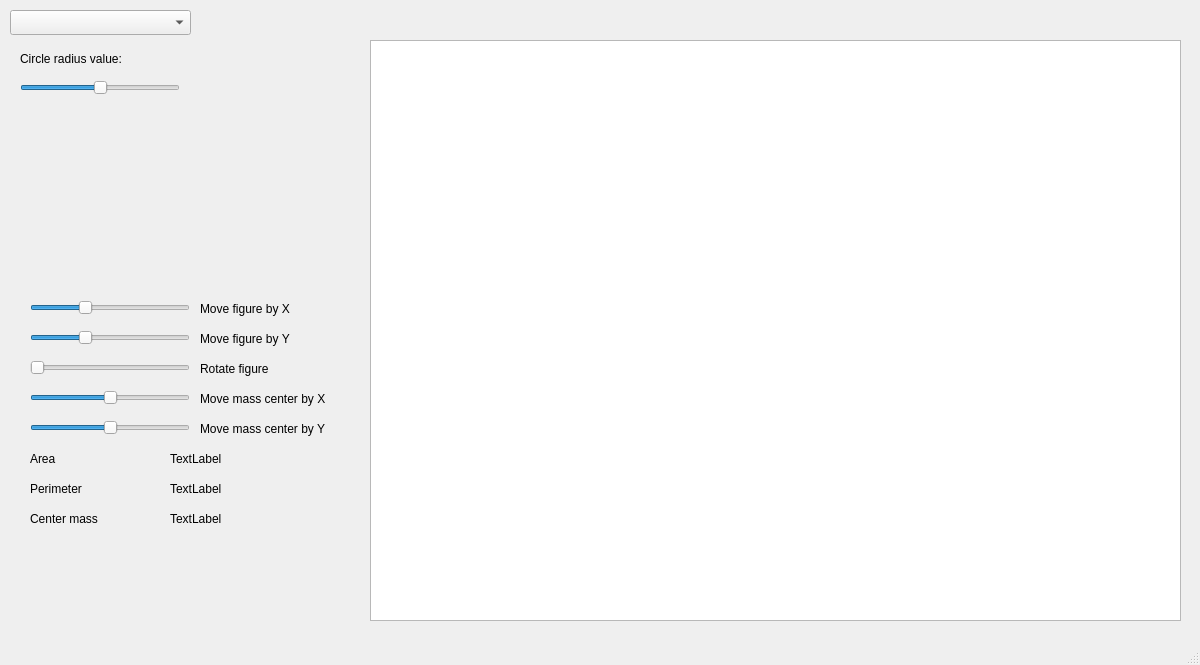
<?xml version="1.0" encoding="UTF-8"?>
<ui version="4.0">
 <class>MainWindow</class>
 <widget class="QMainWindow" name="MainWindow">
  <property name="geometry">
   <rect>
    <x>0</x>
    <y>0</y>
    <width>1200</width>
    <height>665</height>
   </rect>
  </property>
  <property name="windowTitle">
   <string>MainWindow</string>
  </property>
  <widget class="QWidget" name="centralwidget">
   <widget class="QLabel" name="label_8">
    <property name="geometry">
     <rect>
      <x>200</x>
      <y>420</y>
      <width>161</width>
      <height>17</height>
     </rect>
    </property>
    <property name="text">
     <string>Move mass center by Y</string>
    </property>
   </widget>
   <widget class="QLabel" name="label_7">
    <property name="geometry">
     <rect>
      <x>200</x>
      <y>360</y>
      <width>141</width>
      <height>17</height>
     </rect>
    </property>
    <property name="text">
     <string>Rotate figure</string>
    </property>
   </widget>
   <widget class="QSlider" name="horizontalSliderCenterY">
    <property name="geometry">
     <rect>
      <x>30</x>
      <y>420</y>
      <width>160</width>
      <height>16</height>
     </rect>
    </property>
    <property name="minimum">
     <number>-500</number>
    </property>
    <property name="maximum">
     <number>500</number>
    </property>
    <property name="pageStep">
     <number>0</number>
    </property>
    <property name="orientation">
     <enum>Qt::Horizontal</enum>
    </property>
   </widget>
   <widget class="QSlider" name="horizontalSliderMoveY">
    <property name="geometry">
     <rect>
      <x>30</x>
      <y>330</y>
      <width>160</width>
      <height>16</height>
     </rect>
    </property>
    <property name="minimum">
     <number>-500</number>
    </property>
    <property name="maximum">
     <number>1000</number>
    </property>
    <property name="pageStep">
     <number>0</number>
    </property>
    <property name="value">
     <number>0</number>
    </property>
    <property name="orientation">
     <enum>Qt::Horizontal</enum>
    </property>
   </widget>
   <widget class="QLabel" name="label_3">
    <property name="geometry">
     <rect>
      <x>30</x>
      <y>510</y>
      <width>101</width>
      <height>17</height>
     </rect>
    </property>
    <property name="text">
     <string>Center mass</string>
    </property>
   </widget>
   <widget class="QSlider" name="horizontalSliderCenterX">
    <property name="geometry">
     <rect>
      <x>30</x>
      <y>390</y>
      <width>160</width>
      <height>16</height>
     </rect>
    </property>
    <property name="minimum">
     <number>-500</number>
    </property>
    <property name="maximum">
     <number>500</number>
    </property>
    <property name="pageStep">
     <number>0</number>
    </property>
    <property name="orientation">
     <enum>Qt::Horizontal</enum>
    </property>
   </widget>
   <widget class="QGraphicsView" name="graphicsView">
    <property name="geometry">
     <rect>
      <x>370</x>
      <y>40</y>
      <width>811</width>
      <height>581</height>
     </rect>
    </property>
   </widget>
   <widget class="QLabel" name="label_5">
    <property name="geometry">
     <rect>
      <x>200</x>
      <y>330</y>
      <width>121</width>
      <height>17</height>
     </rect>
    </property>
    <property name="text">
     <string>Move figure by Y</string>
    </property>
   </widget>
   <widget class="QLabel" name="CenterMass">
    <property name="geometry">
     <rect>
      <x>170</x>
      <y>510</y>
      <width>66</width>
      <height>17</height>
     </rect>
    </property>
    <property name="text">
     <string>TextLabel</string>
    </property>
   </widget>
   <widget class="QSlider" name="horizontalSliderMoveX">
    <property name="geometry">
     <rect>
      <x>30</x>
      <y>300</y>
      <width>160</width>
      <height>16</height>
     </rect>
    </property>
    <property name="minimum">
     <number>-500</number>
    </property>
    <property name="maximum">
     <number>1000</number>
    </property>
    <property name="pageStep">
     <number>0</number>
    </property>
    <property name="value">
     <number>0</number>
    </property>
    <property name="orientation">
     <enum>Qt::Horizontal</enum>
    </property>
   </widget>
   <widget class="QStackedWidget" name="stackedWidget_2">
    <property name="geometry">
     <rect>
      <x>0</x>
      <y>440</y>
      <width>341</width>
      <height>101</height>
     </rect>
    </property>
    <widget class="QWidget" name="page_2">
     <widget class="QLabel" name="Area">
      <property name="geometry">
       <rect>
        <x>170</x>
        <y>10</y>
        <width>66</width>
        <height>17</height>
       </rect>
      </property>
      <property name="text">
       <string>TextLabel</string>
      </property>
     </widget>
     <widget class="QLabel" name="label">
      <property name="geometry">
       <rect>
        <x>30</x>
        <y>10</y>
        <width>66</width>
        <height>17</height>
       </rect>
      </property>
      <property name="text">
       <string>Area</string>
      </property>
     </widget>
     <widget class="QLabel" name="Perimeter">
      <property name="geometry">
       <rect>
        <x>170</x>
        <y>40</y>
        <width>66</width>
        <height>17</height>
       </rect>
      </property>
      <property name="text">
       <string>TextLabel</string>
      </property>
     </widget>
     <widget class="QLabel" name="label_2">
      <property name="geometry">
       <rect>
        <x>30</x>
        <y>40</y>
        <width>81</width>
        <height>17</height>
       </rect>
      </property>
      <property name="text">
       <string>Perimeter</string>
      </property>
     </widget>
    </widget>
    <widget class="QWidget" name="page_3"/>
   </widget>
   <widget class="QStackedWidget" name="stackedWidget">
    <property name="geometry">
     <rect>
      <x>10</x>
      <y>40</y>
      <width>301</width>
      <height>201</height>
     </rect>
    </property>
    <widget class="QWidget" name="Circle">
     <widget class="QSlider" name="horizontalSliderCircleRadius">
      <property name="geometry">
       <rect>
        <x>10</x>
        <y>40</y>
        <width>160</width>
        <height>16</height>
       </rect>
      </property>
      <property name="maximum">
       <number>200</number>
      </property>
      <property name="pageStep">
       <number>0</number>
      </property>
      <property name="value">
       <number>100</number>
      </property>
      <property name="orientation">
       <enum>Qt::Horizontal</enum>
      </property>
     </widget>
     <widget class="QLabel" name="label_9">
      <property name="geometry">
       <rect>
        <x>10</x>
        <y>10</y>
        <width>161</width>
        <height>17</height>
       </rect>
      </property>
      <property name="text">
       <string>Circle radius value:</string>
      </property>
     </widget>
    </widget>
    <widget class="QWidget" name="Triangle">
     <widget class="QSlider" name="horizontalSliderTriangleA">
      <property name="geometry">
       <rect>
        <x>10</x>
        <y>40</y>
        <width>160</width>
        <height>16</height>
       </rect>
      </property>
      <property name="maximum">
       <number>100</number>
      </property>
      <property name="pageStep">
       <number>0</number>
      </property>
      <property name="value">
       <number>50</number>
      </property>
      <property name="orientation">
       <enum>Qt::Horizontal</enum>
      </property>
     </widget>
     <widget class="QLabel" name="label_22">
      <property name="geometry">
       <rect>
        <x>20</x>
        <y>10</y>
        <width>66</width>
        <height>17</height>
       </rect>
      </property>
      <property name="text">
       <string>Triangle</string>
      </property>
     </widget>
    </widget>
    <widget class="QWidget" name="Rectangle">
     <widget class="QSlider" name="horizontalSliderRectangleA">
      <property name="geometry">
       <rect>
        <x>10</x>
        <y>40</y>
        <width>160</width>
        <height>16</height>
       </rect>
      </property>
      <property name="maximum">
       <number>400</number>
      </property>
      <property name="pageStep">
       <number>0</number>
      </property>
      <property name="value">
       <number>200</number>
      </property>
      <property name="orientation">
       <enum>Qt::Horizontal</enum>
      </property>
     </widget>
     <widget class="QSlider" name="horizontalSliderRectangleB">
      <property name="geometry">
       <rect>
        <x>10</x>
        <y>90</y>
        <width>160</width>
        <height>16</height>
       </rect>
      </property>
      <property name="maximum">
       <number>200</number>
      </property>
      <property name="pageStep">
       <number>0</number>
      </property>
      <property name="value">
       <number>100</number>
      </property>
      <property name="orientation">
       <enum>Qt::Horizontal</enum>
      </property>
     </widget>
     <widget class="QLabel" name="label_12">
      <property name="geometry">
       <rect>
        <x>10</x>
        <y>10</y>
        <width>161</width>
        <height>17</height>
       </rect>
      </property>
      <property name="text">
       <string>Rectangle A side value:</string>
      </property>
     </widget>
     <widget class="QLabel" name="label_13">
      <property name="geometry">
       <rect>
        <x>10</x>
        <y>60</y>
        <width>251</width>
        <height>17</height>
       </rect>
      </property>
      <property name="text">
       <string>Rectangle B side value:</string>
      </property>
     </widget>
    </widget>
    <widget class="QWidget" name="Hexagon">
     <widget class="QSlider" name="horizontalSliderHexagonRadius">
      <property name="geometry">
       <rect>
        <x>10</x>
        <y>40</y>
        <width>160</width>
        <height>16</height>
       </rect>
      </property>
      <property name="maximum">
       <number>200</number>
      </property>
      <property name="pageStep">
       <number>0</number>
      </property>
      <property name="value">
       <number>100</number>
      </property>
      <property name="orientation">
       <enum>Qt::Horizontal</enum>
      </property>
     </widget>
     <widget class="QLabel" name="label_11">
      <property name="geometry">
       <rect>
        <x>10</x>
        <y>10</y>
        <width>161</width>
        <height>17</height>
       </rect>
      </property>
      <property name="text">
       <string>Hexagon radius value:</string>
      </property>
     </widget>
    </widget>
    <widget class="QWidget" name="Square">
     <widget class="QSlider" name="horizontalSliderSquareA">
      <property name="geometry">
       <rect>
        <x>10</x>
        <y>40</y>
        <width>160</width>
        <height>16</height>
       </rect>
      </property>
      <property name="maximum">
       <number>200</number>
      </property>
      <property name="pageStep">
       <number>0</number>
      </property>
      <property name="value">
       <number>50</number>
      </property>
      <property name="orientation">
       <enum>Qt::Horizontal</enum>
      </property>
     </widget>
     <widget class="QLabel" name="label_14">
      <property name="geometry">
       <rect>
        <x>10</x>
        <y>10</y>
        <width>151</width>
        <height>17</height>
       </rect>
      </property>
      <property name="text">
       <string>Square side value:</string>
      </property>
     </widget>
    </widget>
    <widget class="QWidget" name="Ellipse">
     <widget class="QSlider" name="horizontalSliderEllipseRadius">
      <property name="geometry">
       <rect>
        <x>10</x>
        <y>40</y>
        <width>160</width>
        <height>16</height>
       </rect>
      </property>
      <property name="maximum">
       <number>200</number>
      </property>
      <property name="pageStep">
       <number>0</number>
      </property>
      <property name="value">
       <number>100</number>
      </property>
      <property name="orientation">
       <enum>Qt::Horizontal</enum>
      </property>
     </widget>
     <widget class="QLabel" name="label_10">
      <property name="geometry">
       <rect>
        <x>10</x>
        <y>10</y>
        <width>171</width>
        <height>17</height>
       </rect>
      </property>
      <property name="text">
       <string>Ellipse radius value:</string>
      </property>
     </widget>
    </widget>
    <widget class="QWidget" name="Star5">
     <widget class="QSlider" name="horizontalSliderStar5Radius1">
      <property name="geometry">
       <rect>
        <x>20</x>
        <y>40</y>
        <width>160</width>
        <height>16</height>
       </rect>
      </property>
      <property name="maximum">
       <number>200</number>
      </property>
      <property name="pageStep">
       <number>0</number>
      </property>
      <property name="value">
       <number>50</number>
      </property>
      <property name="orientation">
       <enum>Qt::Horizontal</enum>
      </property>
     </widget>
     <widget class="QSlider" name="horizontalSliderStar5Radius2">
      <property name="geometry">
       <rect>
        <x>20</x>
        <y>100</y>
        <width>160</width>
        <height>16</height>
       </rect>
      </property>
      <property name="maximum">
       <number>200</number>
      </property>
      <property name="pageStep">
       <number>0</number>
      </property>
      <property name="value">
       <number>50</number>
      </property>
      <property name="orientation">
       <enum>Qt::Horizontal</enum>
      </property>
     </widget>
     <widget class="QLabel" name="label_15">
      <property name="geometry">
       <rect>
        <x>20</x>
        <y>10</y>
        <width>66</width>
        <height>17</height>
       </rect>
      </property>
      <property name="text">
       <string>Radius1</string>
      </property>
     </widget>
     <widget class="QLabel" name="label_16">
      <property name="geometry">
       <rect>
        <x>20</x>
        <y>70</y>
        <width>66</width>
        <height>17</height>
       </rect>
      </property>
      <property name="text">
       <string>Radius2</string>
      </property>
     </widget>
    </widget>
    <widget class="QWidget" name="Star6">
     <widget class="QSlider" name="horizontalSliderStar6Radius1">
      <property name="geometry">
       <rect>
        <x>10</x>
        <y>30</y>
        <width>160</width>
        <height>16</height>
       </rect>
      </property>
      <property name="maximum">
       <number>200</number>
      </property>
      <property name="pageStep">
       <number>0</number>
      </property>
      <property name="value">
       <number>50</number>
      </property>
      <property name="orientation">
       <enum>Qt::Horizontal</enum>
      </property>
     </widget>
     <widget class="QSlider" name="horizontalSliderStar6Radius2">
      <property name="geometry">
       <rect>
        <x>10</x>
        <y>90</y>
        <width>160</width>
        <height>16</height>
       </rect>
      </property>
      <property name="maximum">
       <number>200</number>
      </property>
      <property name="pageStep">
       <number>0</number>
      </property>
      <property name="value">
       <number>50</number>
      </property>
      <property name="orientation">
       <enum>Qt::Horizontal</enum>
      </property>
     </widget>
     <widget class="QLabel" name="label_20">
      <property name="geometry">
       <rect>
        <x>20</x>
        <y>10</y>
        <width>66</width>
        <height>17</height>
       </rect>
      </property>
      <property name="text">
       <string>Radius1</string>
      </property>
     </widget>
     <widget class="QLabel" name="label_21">
      <property name="geometry">
       <rect>
        <x>20</x>
        <y>60</y>
        <width>66</width>
        <height>17</height>
       </rect>
      </property>
      <property name="text">
       <string>Radius2</string>
      </property>
     </widget>
    </widget>
    <widget class="QWidget" name="Star8">
     <widget class="QSlider" name="horizontalSliderStar8Radius1">
      <property name="geometry">
       <rect>
        <x>10</x>
        <y>40</y>
        <width>160</width>
        <height>16</height>
       </rect>
      </property>
      <property name="maximum">
       <number>200</number>
      </property>
      <property name="pageStep">
       <number>0</number>
      </property>
      <property name="value">
       <number>50</number>
      </property>
      <property name="orientation">
       <enum>Qt::Horizontal</enum>
      </property>
     </widget>
     <widget class="QSlider" name="horizontalSliderStar8Radius2">
      <property name="geometry">
       <rect>
        <x>10</x>
        <y>100</y>
        <width>160</width>
        <height>16</height>
       </rect>
      </property>
      <property name="maximum">
       <number>200</number>
      </property>
      <property name="pageStep">
       <number>0</number>
      </property>
      <property name="value">
       <number>50</number>
      </property>
      <property name="orientation">
       <enum>Qt::Horizontal</enum>
      </property>
     </widget>
     <widget class="QLabel" name="label_17">
      <property name="geometry">
       <rect>
        <x>20</x>
        <y>10</y>
        <width>66</width>
        <height>17</height>
       </rect>
      </property>
      <property name="text">
       <string>Radius1</string>
      </property>
     </widget>
     <widget class="QLabel" name="label_18">
      <property name="geometry">
       <rect>
        <x>20</x>
        <y>70</y>
        <width>66</width>
        <height>17</height>
       </rect>
      </property>
      <property name="text">
       <string>Radius2</string>
      </property>
     </widget>
    </widget>
    <widget class="QWidget" name="Cutomfigure">
     <widget class="QSlider" name="horizontalSliderCustomSize">
      <property name="geometry">
       <rect>
        <x>10</x>
        <y>40</y>
        <width>160</width>
        <height>16</height>
       </rect>
      </property>
      <property name="minimum">
       <number>1</number>
      </property>
      <property name="maximum">
       <number>40</number>
      </property>
      <property name="pageStep">
       <number>0</number>
      </property>
      <property name="orientation">
       <enum>Qt::Horizontal</enum>
      </property>
     </widget>
     <widget class="QLabel" name="label_19">
      <property name="geometry">
       <rect>
        <x>20</x>
        <y>10</y>
        <width>66</width>
        <height>17</height>
       </rect>
      </property>
      <property name="text">
       <string>Pen size:</string>
      </property>
     </widget>
    </widget>
   </widget>
   <widget class="QComboBox" name="comboBox">
    <property name="geometry">
     <rect>
      <x>10</x>
      <y>10</y>
      <width>181</width>
      <height>25</height>
     </rect>
    </property>
   </widget>
   <widget class="QLabel" name="label_6">
    <property name="geometry">
     <rect>
      <x>200</x>
      <y>390</y>
      <width>161</width>
      <height>17</height>
     </rect>
    </property>
    <property name="text">
     <string>Move mass center by X</string>
    </property>
   </widget>
   <widget class="QLabel" name="label_4">
    <property name="geometry">
     <rect>
      <x>200</x>
      <y>300</y>
      <width>121</width>
      <height>17</height>
     </rect>
    </property>
    <property name="text">
     <string>Move figure by X</string>
    </property>
   </widget>
   <widget class="QSlider" name="horizontalSliderRotate">
    <property name="geometry">
     <rect>
      <x>30</x>
      <y>360</y>
      <width>160</width>
      <height>16</height>
     </rect>
    </property>
    <property name="maximum">
     <number>360</number>
    </property>
    <property name="pageStep">
     <number>0</number>
    </property>
    <property name="value">
     <number>0</number>
    </property>
    <property name="orientation">
     <enum>Qt::Horizontal</enum>
    </property>
   </widget>
  </widget>
  <widget class="QMenuBar" name="menubar">
   <property name="geometry">
    <rect>
     <x>0</x>
     <y>0</y>
     <width>1200</width>
     <height>22</height>
    </rect>
   </property>
  </widget>
  <widget class="QStatusBar" name="statusbar"/>
 </widget>
 <resources/>
 <connections/>
</ui>
